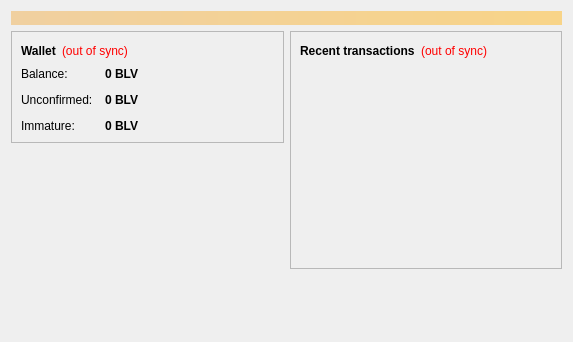
<?xml version="1.0" encoding="UTF-8"?>
<ui version="4.0">
 <class>OverviewPage</class>
 <widget class="QWidget" name="OverviewPage">
  <property name="geometry">
   <rect>
    <x>0</x>
    <y>0</y>
    <width>573</width>
    <height>342</height>
   </rect>
  </property>
  <property name="windowTitle">
   <string>Form</string>
  </property>
  <layout class="QVBoxLayout" name="topLayout">
   <item>
    <widget class="QLabel" name="labelAlerts">
     <property name="visible">
      <bool>false</bool>
     </property>
     <property name="styleSheet">
      <string notr="true">background-color: qlineargradient(x1: 0, y1: 0, x2: 1, y2: 0, stop:0 #F0D0A0, stop:1 #F8D488); color:#000000;</string>
     </property>
     <property name="wordWrap">
      <bool>true</bool>
     </property>
     <property name="margin">
      <number>3</number>
     </property>
    </widget>
   </item>
   <item>
    <layout class="QHBoxLayout" name="horizontalLayout" stretch="1,1">
     <item>
      <layout class="QVBoxLayout" name="verticalLayout_2">
       <item>
        <widget class="QFrame" name="frame">
         <property name="frameShape">
          <enum>QFrame::StyledPanel</enum>
         </property>
         <property name="frameShadow">
          <enum>QFrame::Raised</enum>
         </property>
         <layout class="QVBoxLayout" name="verticalLayout_4">
          <item>
           <layout class="QHBoxLayout" name="horizontalLayout_4">
            <item>
             <widget class="QLabel" name="label_5">
              <property name="font">
               <font>
                <weight>75</weight>
                <bold>true</bold>
               </font>
              </property>
              <property name="text">
               <string>Wallet</string>
              </property>
             </widget>
            </item>
            <item>
             <widget class="QLabel" name="labelWalletStatus">
              <property name="toolTip">
               <string>The displayed information may be out of date. Your wallet automatically synchronizes with the Bitcoinlove network after a connection is established, but this process has not completed yet.</string>
              </property>
              <property name="styleSheet">
               <string notr="true">QLabel { color: red; }</string>
              </property>
              <property name="text">
               <string notr="true">(out of sync)</string>
              </property>
              <property name="alignment">
               <set>Qt::AlignLeading|Qt::AlignLeft|Qt::AlignVCenter</set>
              </property>
             </widget>
            </item>
            <item>
             <spacer name="horizontalSpacer_2">
              <property name="orientation">
               <enum>Qt::Horizontal</enum>
              </property>
              <property name="sizeHint" stdset="0">
               <size>
                <width>40</width>
                <height>20</height>
               </size>
              </property>
             </spacer>
            </item>
           </layout>
          </item>
          <item>
           <layout class="QFormLayout" name="formLayout_2">
            <property name="fieldGrowthPolicy">
             <enum>QFormLayout::AllNonFixedFieldsGrow</enum>
            </property>
            <property name="horizontalSpacing">
             <number>12</number>
            </property>
            <property name="verticalSpacing">
             <number>12</number>
            </property>
            <item row="0" column="0">
             <widget class="QLabel" name="label">
              <property name="text">
               <string>Balance:</string>
              </property>
             </widget>
            </item>
            <item row="0" column="1">
             <widget class="QLabel" name="labelBalance">
              <property name="font">
               <font>
                <weight>75</weight>
                <bold>true</bold>
               </font>
              </property>
              <property name="cursor">
               <cursorShape>IBeamCursor</cursorShape>
              </property>
              <property name="toolTip">
               <string>Your current balance</string>
              </property>
              <property name="text">
               <string notr="true">0 BLV</string>
              </property>
              <property name="textInteractionFlags">
               <set>Qt::LinksAccessibleByMouse|Qt::TextSelectableByKeyboard|Qt::TextSelectableByMouse</set>
              </property>
             </widget>
            </item>
            <item row="1" column="0">
             <widget class="QLabel" name="label_3">
              <property name="text">
               <string>Unconfirmed:</string>
              </property>
             </widget>
            </item>
            <item row="1" column="1">
             <widget class="QLabel" name="labelUnconfirmed">
              <property name="font">
               <font>
                <weight>75</weight>
                <bold>true</bold>
               </font>
              </property>
              <property name="cursor">
               <cursorShape>IBeamCursor</cursorShape>
              </property>
              <property name="toolTip">
               <string>Total of transactions that have yet to be confirmed, and do not yet count toward the current balance</string>
              </property>
              <property name="text">
               <string notr="true">0 BLV</string>
              </property>
              <property name="textInteractionFlags">
               <set>Qt::LinksAccessibleByMouse|Qt::TextSelectableByKeyboard|Qt::TextSelectableByMouse</set>
              </property>
             </widget>
            </item>
            <item row="2" column="0">
             <widget class="QLabel" name="labelImmatureText">
              <property name="text">
               <string>Immature:</string>
              </property>
             </widget>
            </item>
            <item row="2" column="1">
             <widget class="QLabel" name="labelImmature">
              <property name="font">
               <font>
                <weight>75</weight>
                <bold>true</bold>
               </font>
              </property>
              <property name="toolTip">
               <string>Mined balance that has not yet matured</string>
              </property>
              <property name="text">
               <string notr="true">0 BLV</string>
              </property>
              <property name="textInteractionFlags">
               <set>Qt::LinksAccessibleByMouse|Qt::TextSelectableByKeyboard|Qt::TextSelectableByMouse</set>
              </property>
             </widget>
            </item>
           </layout>
          </item>
         </layout>
        </widget>
       </item>
       <item>
        <spacer name="verticalSpacer">
         <property name="orientation">
          <enum>Qt::Vertical</enum>
         </property>
         <property name="sizeHint" stdset="0">
          <size>
           <width>20</width>
           <height>40</height>
          </size>
         </property>
        </spacer>
       </item>
      </layout>
     </item>
     <item>
      <layout class="QVBoxLayout" name="verticalLayout_3">
       <item>
        <widget class="QFrame" name="frame_2">
         <property name="frameShape">
          <enum>QFrame::StyledPanel</enum>
         </property>
         <property name="frameShadow">
          <enum>QFrame::Raised</enum>
         </property>
         <layout class="QVBoxLayout" name="verticalLayout">
          <item>
           <layout class="QHBoxLayout" name="horizontalLayout_2">
            <item>
             <widget class="QLabel" name="label_4">
              <property name="text">
               <string>&lt;b&gt;Recent transactions&lt;/b&gt;</string>
              </property>
             </widget>
            </item>
            <item>
             <widget class="QLabel" name="labelTransactionsStatus">
              <property name="toolTip">
               <string>The displayed information may be out of date. Your wallet automatically synchronizes with the Bitcoinlove network after a connection is established, but this process has not completed yet.</string>
              </property>
              <property name="styleSheet">
               <string notr="true">QLabel { color: red; }</string>
              </property>
              <property name="text">
               <string notr="true">(out of sync)</string>
              </property>
              <property name="alignment">
               <set>Qt::AlignRight|Qt::AlignTrailing|Qt::AlignVCenter</set>
              </property>
             </widget>
            </item>
            <item>
             <spacer name="horizontalSpacer">
              <property name="orientation">
               <enum>Qt::Horizontal</enum>
              </property>
              <property name="sizeHint" stdset="0">
               <size>
                <width>40</width>
                <height>20</height>
               </size>
              </property>
             </spacer>
            </item>
           </layout>
          </item>
          <item>
           <widget class="QListView" name="listTransactions">
            <property name="styleSheet">
             <string notr="true">QListView { background: transparent; }</string>
            </property>
            <property name="frameShape">
             <enum>QFrame::NoFrame</enum>
            </property>
            <property name="verticalScrollBarPolicy">
             <enum>Qt::ScrollBarAlwaysOff</enum>
            </property>
            <property name="horizontalScrollBarPolicy">
             <enum>Qt::ScrollBarAlwaysOff</enum>
            </property>
            <property name="selectionMode">
             <enum>QAbstractItemView::NoSelection</enum>
            </property>
           </widget>
          </item>
         </layout>
        </widget>
       </item>
       <item>
        <spacer name="verticalSpacer_2">
         <property name="orientation">
          <enum>Qt::Vertical</enum>
         </property>
         <property name="sizeHint" stdset="0">
          <size>
           <width>20</width>
           <height>40</height>
          </size>
         </property>
        </spacer>
       </item>
      </layout>
     </item>
    </layout>
   </item>
  </layout>
 </widget>
 <resources/>
 <connections/>
</ui>
